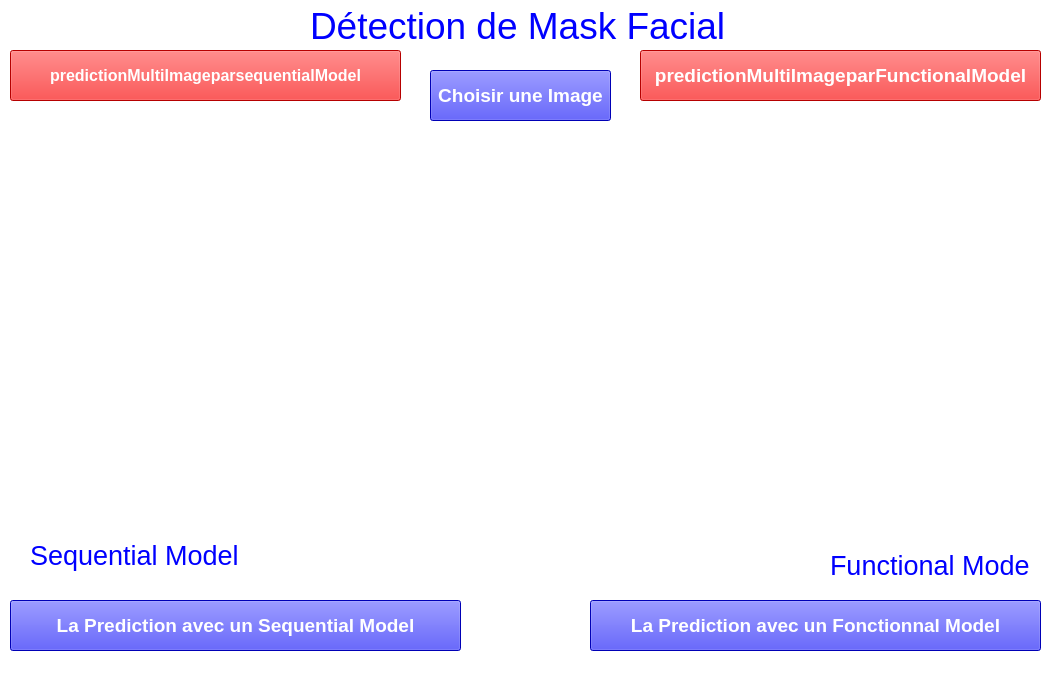
<?xml version="1.0" encoding="UTF-8"?>
<ui version="4.0">
 <class>Fp</class>
 <widget class="QMainWindow" name="Fp">
  <property name="geometry">
   <rect>
    <x>0</x>
    <y>0</y>
    <width>1050</width>
    <height>680</height>
   </rect>
  </property>
  <property name="palette">
   <palette>
    <active>
     <colorrole role="WindowText">
      <brush brushstyle="SolidPattern">
       <color alpha="255">
        <red>0</red>
        <green>0</green>
        <blue>255</blue>
       </color>
      </brush>
     </colorrole>
     <colorrole role="Button">
      <brush brushstyle="SolidPattern">
       <color alpha="255">
        <red>255</red>
        <green>255</green>
        <blue>255</blue>
       </color>
      </brush>
     </colorrole>
     <colorrole role="Light">
      <brush brushstyle="SolidPattern">
       <color alpha="255">
        <red>0</red>
        <green>0</green>
        <blue>0</blue>
       </color>
      </brush>
     </colorrole>
     <colorrole role="Midlight">
      <brush brushstyle="SolidPattern">
       <color alpha="255">
        <red>255</red>
        <green>255</green>
        <blue>255</blue>
       </color>
      </brush>
     </colorrole>
     <colorrole role="Base">
      <brush brushstyle="SolidPattern">
       <color alpha="255">
        <red>255</red>
        <green>255</green>
        <blue>255</blue>
       </color>
      </brush>
     </colorrole>
     <colorrole role="Window">
      <brush brushstyle="SolidPattern">
       <color alpha="255">
        <red>255</red>
        <green>255</green>
        <blue>255</blue>
       </color>
      </brush>
     </colorrole>
    </active>
    <inactive>
     <colorrole role="WindowText">
      <brush brushstyle="SolidPattern">
       <color alpha="255">
        <red>0</red>
        <green>0</green>
        <blue>255</blue>
       </color>
      </brush>
     </colorrole>
     <colorrole role="Button">
      <brush brushstyle="SolidPattern">
       <color alpha="255">
        <red>255</red>
        <green>255</green>
        <blue>255</blue>
       </color>
      </brush>
     </colorrole>
     <colorrole role="Light">
      <brush brushstyle="SolidPattern">
       <color alpha="255">
        <red>0</red>
        <green>0</green>
        <blue>0</blue>
       </color>
      </brush>
     </colorrole>
     <colorrole role="Midlight">
      <brush brushstyle="SolidPattern">
       <color alpha="255">
        <red>255</red>
        <green>255</green>
        <blue>255</blue>
       </color>
      </brush>
     </colorrole>
     <colorrole role="Base">
      <brush brushstyle="SolidPattern">
       <color alpha="255">
        <red>255</red>
        <green>255</green>
        <blue>255</blue>
       </color>
      </brush>
     </colorrole>
     <colorrole role="Window">
      <brush brushstyle="SolidPattern">
       <color alpha="255">
        <red>255</red>
        <green>255</green>
        <blue>255</blue>
       </color>
      </brush>
     </colorrole>
    </inactive>
    <disabled>
     <colorrole role="WindowText">
      <brush brushstyle="SolidPattern">
       <color alpha="255">
        <red>120</red>
        <green>120</green>
        <blue>120</blue>
       </color>
      </brush>
     </colorrole>
     <colorrole role="Button">
      <brush brushstyle="SolidPattern">
       <color alpha="255">
        <red>255</red>
        <green>255</green>
        <blue>255</blue>
       </color>
      </brush>
     </colorrole>
     <colorrole role="Light">
      <brush brushstyle="SolidPattern">
       <color alpha="255">
        <red>0</red>
        <green>0</green>
        <blue>0</blue>
       </color>
      </brush>
     </colorrole>
     <colorrole role="Midlight">
      <brush brushstyle="SolidPattern">
       <color alpha="255">
        <red>255</red>
        <green>255</green>
        <blue>255</blue>
       </color>
      </brush>
     </colorrole>
     <colorrole role="Base">
      <brush brushstyle="SolidPattern">
       <color alpha="255">
        <red>255</red>
        <green>255</green>
        <blue>255</blue>
       </color>
      </brush>
     </colorrole>
     <colorrole role="Window">
      <brush brushstyle="SolidPattern">
       <color alpha="255">
        <red>255</red>
        <green>255</green>
        <blue>255</blue>
       </color>
      </brush>
     </colorrole>
    </disabled>
   </palette>
  </property>
  <property name="windowTitle">
   <string notr="true">Détection de Masck Facial </string>
  </property>
  <widget class="QWidget" name="centralwidget">
   <widget class="QLabel" name="L1">
    <property name="geometry">
     <rect>
      <x>260</x>
      <y>490</y>
      <width>591</width>
      <height>91</height>
     </rect>
    </property>
    <property name="palette">
     <palette>
      <active>
       <colorrole role="Base">
        <brush brushstyle="SolidPattern">
         <color alpha="255">
          <red>255</red>
          <green>255</green>
          <blue>255</blue>
         </color>
        </brush>
       </colorrole>
       <colorrole role="Window">
        <brush brushstyle="SolidPattern">
         <color alpha="255">
          <red>170</red>
          <green>255</green>
          <blue>0</blue>
         </color>
        </brush>
       </colorrole>
      </active>
      <inactive>
       <colorrole role="Base">
        <brush brushstyle="SolidPattern">
         <color alpha="255">
          <red>255</red>
          <green>255</green>
          <blue>255</blue>
         </color>
        </brush>
       </colorrole>
       <colorrole role="Window">
        <brush brushstyle="SolidPattern">
         <color alpha="255">
          <red>170</red>
          <green>255</green>
          <blue>0</blue>
         </color>
        </brush>
       </colorrole>
      </inactive>
      <disabled>
       <colorrole role="Base">
        <brush brushstyle="SolidPattern">
         <color alpha="255">
          <red>170</red>
          <green>255</green>
          <blue>0</blue>
         </color>
        </brush>
       </colorrole>
       <colorrole role="Window">
        <brush brushstyle="SolidPattern">
         <color alpha="255">
          <red>170</red>
          <green>255</green>
          <blue>0</blue>
         </color>
        </brush>
       </colorrole>
      </disabled>
     </palette>
    </property>
    <property name="font">
     <font>
      <family>MS Reference Sans Serif</family>
      <pointsize>20</pointsize>
      <weight>75</weight>
      <italic>true</italic>
      <bold>true</bold>
      <strikeout>false</strikeout>
     </font>
    </property>
    <property name="layoutDirection">
     <enum>Qt::LeftToRight</enum>
    </property>
    <property name="text">
     <string/>
    </property>
   </widget>
   <widget class="QLabel" name="logo">
    <property name="geometry">
     <rect>
      <x>350</x>
      <y>130</y>
      <width>361</width>
      <height>321</height>
     </rect>
    </property>
    <property name="text">
     <string/>
    </property>
    <property name="pixmap">
     <pixmap>Mask.jpg</pixmap>
    </property>
    <property name="scaledContents">
     <bool>true</bool>
    </property>
   </widget>
   <widget class="QPushButton" name="Bt4">
    <property name="geometry">
     <rect>
     <x>10</x>
      <y>50</y>
      <width>391</width>
      <height>51</height>
     </rect>
    </property>
    <property name="palette">
     <palette>
      <active>
       <colorrole role="WindowText">
        <brush brushstyle="SolidPattern">
         <color alpha="255">
          <red>255</red>
          <green>255</green>
          <blue>255</blue>
         </color>
        </brush>
       </colorrole>
       <colorrole role="Button">
        <brush brushstyle="SolidPattern">
         <color alpha="255">
          <red>255</red>
          <green>0</green>
          <blue>0</blue>
         </color>
        </brush>
       </colorrole>
       <colorrole role="ButtonText">
        <brush brushstyle="SolidPattern">
         <color alpha="255">
          <red>255</red>
          <green>255</green>
          <blue>255</blue>
         </color>
        </brush>
       </colorrole>
       <colorrole role="Base">
        <brush brushstyle="SolidPattern">
         <color alpha="255">
          <red>255</red>
          <green>0</green>
          <blue>0</blue>
         </color>
        </brush>
       </colorrole>
       <colorrole role="Window">
        <brush brushstyle="SolidPattern">
         <color alpha="255">
          <red>255</red>
          <green>0</green>
          <blue>0</blue>
         </color>
        </brush>
       </colorrole>
      </active>
      <inactive>
       <colorrole role="WindowText">
        <brush brushstyle="SolidPattern">
         <color alpha="255">
          <red>255</red>
          <green>255</green>
          <blue>255</blue>
         </color>
        </brush>
       </colorrole>
       <colorrole role="Button">
        <brush brushstyle="SolidPattern">
         <color alpha="255">
          <red>255</red>
          <green>0</green>
          <blue>0</blue>
         </color>
        </brush>
       </colorrole>
       <colorrole role="ButtonText">
        <brush brushstyle="SolidPattern">
         <color alpha="255">
          <red>255</red>
          <green>255</green>
          <blue>255</blue>
         </color>
        </brush>
       </colorrole>
       <colorrole role="Base">
        <brush brushstyle="SolidPattern">
         <color alpha="255">
          <red>255</red>
          <green>0</green>
          <blue>0</blue>
         </color>
        </brush>
       </colorrole>
       <colorrole role="Window">
        <brush brushstyle="SolidPattern">
         <color alpha="255">
          <red>255</red>
          <green>0</green>
          <blue>0</blue>
         </color>
        </brush>
       </colorrole>
      </inactive>
      <disabled>
       <colorrole role="WindowText">
        <brush brushstyle="SolidPattern">
         <color alpha="255">
          <red>120</red>
          <green>120</green>
          <blue>120</blue>
         </color>
        </brush>
       </colorrole>
       <colorrole role="Button">
        <brush brushstyle="SolidPattern">
         <color alpha="255">
          <red>255</red>
          <green>0</green>
          <blue>0</blue>
         </color>
        </brush>
       </colorrole>
       <colorrole role="ButtonText">
        <brush brushstyle="SolidPattern">
         <color alpha="255">
          <red>120</red>
          <green>120</green>
          <blue>120</blue>
         </color>
        </brush>
       </colorrole>
       <colorrole role="Base">
        <brush brushstyle="SolidPattern">
         <color alpha="255">
          <red>255</red>
          <green>0</green>
          <blue>0</blue>
         </color>
        </brush>
       </colorrole>
       <colorrole role="Window">
        <brush brushstyle="SolidPattern">
         <color alpha="255">
          <red>255</red>
          <green>0</green>
          <blue>0</blue>
         </color>
        </brush>
       </colorrole>
      </disabled>
     </palette>
    </property>
    <property name="font">
     <font>
      <pointsize>12</pointsize>
      <weight>75</weight>
      <bold>true</bold>
     </font>
    </property>
    <property name="styleSheet">
     <string notr="true">background-color: rgb(255, 0, 0);</string>
    </property>
    <property name="text">
    <string>predictionMultiImageparsequentialModel</string>
    </property>
   </widget>
   <widget class="QPushButton" name="Bt1">
    <property name="geometry">
     <rect>
      <x>430</x>
      <y>70</y>
      <width>181</width>
      <height>51</height>
     </rect>
    </property>
    <property name="palette">
     <palette>
      <active>
       <colorrole role="WindowText">
        <brush brushstyle="SolidPattern">
         <color alpha="255">
          <red>255</red>
          <green>255</green>
          <blue>255</blue>
         </color>
        </brush>
       </colorrole>
       <colorrole role="Button">
        <brush brushstyle="SolidPattern">
         <color alpha="255">
          <red>0</red>
          <green>0</green>
          <blue>255</blue>
         </color>
        </brush>
       </colorrole>
       <colorrole role="ButtonText">
        <brush brushstyle="SolidPattern">
         <color alpha="255">
          <red>255</red>
          <green>255</green>
          <blue>255</blue>
         </color>
        </brush>
       </colorrole>
       <colorrole role="Base">
        <brush brushstyle="SolidPattern">
         <color alpha="255">
          <red>0</red>
          <green>0</green>
          <blue>255</blue>
         </color>
        </brush>
       </colorrole>
       <colorrole role="Window">
        <brush brushstyle="SolidPattern">
         <color alpha="255">
          <red>0</red>
          <green>0</green>
          <blue>255</blue>
         </color>
        </brush>
       </colorrole>
      </active>
      <inactive>
       <colorrole role="WindowText">
        <brush brushstyle="SolidPattern">
         <color alpha="255">
          <red>255</red>
          <green>255</green>
          <blue>255</blue>
         </color>
        </brush>
       </colorrole>
       <colorrole role="Button">
        <brush brushstyle="SolidPattern">
         <color alpha="255">
          <red>0</red>
          <green>0</green>
          <blue>255</blue>
         </color>
        </brush>
       </colorrole>
       <colorrole role="ButtonText">
        <brush brushstyle="SolidPattern">
         <color alpha="255">
          <red>255</red>
          <green>255</green>
          <blue>255</blue>
         </color>
        </brush>
       </colorrole>
       <colorrole role="Base">
        <brush brushstyle="SolidPattern">
         <color alpha="255">
          <red>0</red>
          <green>0</green>
          <blue>255</blue>
         </color>
        </brush>
       </colorrole>
       <colorrole role="Window">
        <brush brushstyle="SolidPattern">
         <color alpha="255">
          <red>0</red>
          <green>0</green>
          <blue>255</blue>
         </color>
        </brush>
       </colorrole>
      </inactive>
      <disabled>
       <colorrole role="WindowText">
        <brush brushstyle="SolidPattern">
         <color alpha="255">
          <red>120</red>
          <green>120</green>
          <blue>120</blue>
         </color>
        </brush>
       </colorrole>
       <colorrole role="Button">
        <brush brushstyle="SolidPattern">
         <color alpha="255">
          <red>0</red>
          <green>0</green>
          <blue>255</blue>
         </color>
        </brush>
       </colorrole>
       <colorrole role="ButtonText">
        <brush brushstyle="SolidPattern">
         <color alpha="255">
          <red>120</red>
          <green>120</green>
          <blue>120</blue>
         </color>
        </brush>
       </colorrole>
       <colorrole role="Base">
        <brush brushstyle="SolidPattern">
         <color alpha="255">
          <red>0</red>
          <green>0</green>
          <blue>255</blue>
         </color>
        </brush>
       </colorrole>
       <colorrole role="Window">
        <brush brushstyle="SolidPattern">
         <color alpha="255">
          <red>0</red>
          <green>0</green>
          <blue>255</blue>
         </color>
        </brush>
       </colorrole>
      </disabled>
     </palette>
    </property>
    <property name="font">
     <font>
      <pointsize>14</pointsize>
      <weight>75</weight>
      <bold>true</bold>
     </font>
    </property>
    <property name="styleSheet">
     <string notr="true">background-color: rgb(0, 0, 255);</string>
    </property>
    <property name="text">
     <string>Choisir une Image</string>
    </property>
   </widget>
   <widget class="QLabel" name="label">
    <property name="geometry">
     <rect>
      <x>310</x>
      <y>0</y>
      <width>421</width>
      <height>51</height>
     </rect>
    </property>
    <property name="font">
     <font>
      <pointsize>28</pointsize>
     </font>
    </property>
    <property name="text">
     <string>Détection de Mask Facial</string>
    </property>
   </widget>
   <widget class="QPushButton" name="Bt">
    <property name="geometry">
     <rect>
      <x>10</x>
      <y>600</y>
      <width>451</width>
      <height>51</height>
     </rect>
    </property>
    <property name="palette">
     <palette>
      <active>
       <colorrole role="Button">
        <brush brushstyle="SolidPattern">
         <color alpha="255">
          <red>0</red>
          <green>0</green>
          <blue>255</blue>
         </color>
        </brush>
       </colorrole>
       <colorrole role="ButtonText">
        <brush brushstyle="SolidPattern">
         <color alpha="255">
          <red>255</red>
          <green>255</green>
          <blue>255</blue>
         </color>
        </brush>
       </colorrole>
       <colorrole role="Base">
        <brush brushstyle="SolidPattern">
         <color alpha="255">
          <red>0</red>
          <green>0</green>
          <blue>255</blue>
         </color>
        </brush>
       </colorrole>
       <colorrole role="Window">
        <brush brushstyle="SolidPattern">
         <color alpha="255">
          <red>0</red>
          <green>0</green>
          <blue>255</blue>
         </color>
        </brush>
       </colorrole>
      </active>
      <inactive>
       <colorrole role="Button">
        <brush brushstyle="SolidPattern">
         <color alpha="255">
          <red>0</red>
          <green>0</green>
          <blue>255</blue>
         </color>
        </brush>
       </colorrole>
       <colorrole role="ButtonText">
        <brush brushstyle="SolidPattern">
         <color alpha="255">
          <red>255</red>
          <green>255</green>
          <blue>255</blue>
         </color>
        </brush>
       </colorrole>
       <colorrole role="Base">
        <brush brushstyle="SolidPattern">
         <color alpha="255">
          <red>0</red>
          <green>0</green>
          <blue>255</blue>
         </color>
        </brush>
       </colorrole>
       <colorrole role="Window">
        <brush brushstyle="SolidPattern">
         <color alpha="255">
          <red>0</red>
          <green>0</green>
          <blue>255</blue>
         </color>
        </brush>
       </colorrole>
      </inactive>
      <disabled>
       <colorrole role="Button">
        <brush brushstyle="SolidPattern">
         <color alpha="255">
          <red>0</red>
          <green>0</green>
          <blue>255</blue>
         </color>
        </brush>
       </colorrole>
       <colorrole role="ButtonText">
        <brush brushstyle="SolidPattern">
         <color alpha="255">
          <red>120</red>
          <green>120</green>
          <blue>120</blue>
         </color>
        </brush>
       </colorrole>
       <colorrole role="Base">
        <brush brushstyle="SolidPattern">
         <color alpha="255">
          <red>0</red>
          <green>0</green>
          <blue>255</blue>
         </color>
        </brush>
       </colorrole>
       <colorrole role="Window">
        <brush brushstyle="SolidPattern">
         <color alpha="255">
          <red>0</red>
          <green>0</green>
          <blue>255</blue>
         </color>
        </brush>
       </colorrole>
      </disabled>
     </palette>
    </property>
    <property name="font">
     <font>
      <pointsize>14</pointsize>
      <weight>75</weight>
      <bold>true</bold>
     </font>
    </property>
    <property name="styleSheet">
     <string notr="true">background-color: rgb(0, 0, 255);</string>
    </property>
    <property name="text">
    <string>La Prediction avec un Sequential Model</string>
    </property>
   </widget>
   <widget class="QPushButton" name="Bt3">
    <property name="geometry">
     <rect>
      <x>590</x>
      <y>600</y>
      <width>451</width>
      <height>51</height>
     </rect>
    </property>
    <property name="palette">
     <palette>
      <active>
       <colorrole role="Button">
        <brush brushstyle="SolidPattern">
         <color alpha="255">
          <red>0</red>
          <green>0</green>
          <blue>255</blue>
         </color>
        </brush>
       </colorrole>
       <colorrole role="ButtonText">
        <brush brushstyle="SolidPattern">
         <color alpha="255">
          <red>255</red>
          <green>255</green>
          <blue>255</blue>
         </color>
        </brush>
       </colorrole>
       <colorrole role="Base">
        <brush brushstyle="SolidPattern">
         <color alpha="255">
          <red>0</red>
          <green>0</green>
          <blue>255</blue>
         </color>
        </brush>
       </colorrole>
       <colorrole role="Window">
        <brush brushstyle="SolidPattern">
        <color alpha="255">
          <red>0</red>
          <green>0</green>
          <blue>255</blue>
         </color>
        </brush>
       </colorrole>
      </active>
      <inactive>
       <colorrole role="Button">
        <brush brushstyle="SolidPattern">
         <color alpha="255">
          <red>0</red>
          <green>0</green>
          <blue>255</blue>
         </color>
        </brush>
       </colorrole>
       <colorrole role="ButtonText">
        <brush brushstyle="SolidPattern">
         <color alpha="255">
          <red>255</red>
          <green>255</green>
          <blue>255</blue>
         </color>
        </brush>
       </colorrole>
       <colorrole role="Base">
        <brush brushstyle="SolidPattern">
         <color alpha="255">
          <red>0</red>
          <green>0</green>
          <blue>255</blue>
         </color>
        </brush>
       </colorrole>
       <colorrole role="Window">
        <brush brushstyle="SolidPattern">
         <color alpha="255">
          <red>0</red>
          <green>0</green>
          <blue>255</blue>
         </color>
        </brush>
       </colorrole>
      </inactive>
      <disabled>
       <colorrole role="Button">
        <brush brushstyle="SolidPattern">
         <color alpha="255">
          <red>0</red>
          <green>0</green>
          <blue>255</blue>
         </color>
        </brush>
       </colorrole>
       <colorrole role="ButtonText">
        <brush brushstyle="SolidPattern">
         <color alpha="255">
          <red>120</red>
          <green>120</green>
          <blue>120</blue>
         </color>
        </brush>
       </colorrole>
       <colorrole role="Base">
        <brush brushstyle="SolidPattern">
         <color alpha="255">
          <red>0</red>
          <green>0</green>
          <blue>255</blue>
         </color>
        </brush>
       </colorrole>
       <colorrole role="Window">
        <brush brushstyle="SolidPattern">
         <color alpha="255">
          <red>0</red>
          <green>0</green>
          <blue>255</blue>
         </color>
        </brush>
       </colorrole>
      </disabled>
     </palette>
    </property>
    <property name="font">
     <font>
      <pointsize>14</pointsize>
      <weight>75</weight>
      <bold>true</bold>
     </font>
    </property>
    <property name="styleSheet">
     <string notr="true">background-color: rgb(0, 0, 255);</string>
    </property>
    <property name="text">
     <string>La Prediction avec un Fonctionnal Model</string>
    </property>
   </widget>
   <widget class="QLabel" name="functional">
    <property name="geometry">
     <rect>
     <x>750</x>
      <y>100</y>
      <width>291</width>
      <height>371</height>
     </rect>
    </property>
    <property name="text">
     <string/>
    </property>
    <property name="pixmap">
     <pixmap>functional.jpg</pixmap>
    </property>
    <property name="scaledContents">
     <bool>true</bool>
    </property>
   </widget>
   <widget class="QLabel" name="sequential">
    <property name="geometry">
     <rect>
      <x>10</x>
      <y>100</y>
      <width>301</width>
      <height>381</height>
     </rect>
    </property>
    <property name="text">
     <string/>
    </property>
    <property name="pixmap">
     <pixmap>sequential.jpg</pixmap>
    </property>
    <property name="scaledContents">
     <bool>true</bool>
    </property>
   </widget>
   <widget class="QLabel" name="label_2">
    <property name="geometry">
     <rect>
     <x>830</x>
      <y>540</y>
      <width>201</width>
      <height>51</height>
     </rect>
    </property>
    <property name="font">
     <font>
      <pointsize>20</pointsize>
     </font>
    </property>
    <property name="text">
     <string>Functional Model</string>
    </property>
   </widget>
   <widget class="QLabel" name="label_3">
    <property name="geometry">
     <rect>
     <x>30</x>
      <y>530</y>
      <width>231</width>
      <height>51</height>
     </rect>
    </property>
    <property name="font">
     <font>
      <pointsize>20</pointsize>
     </font>
    </property>
    <property name="text">
     <string>Sequential Model</string>
    </property>
   </widget>
   <widget class="QLabel" name="label_sequential">
    <property name="geometry">
     <rect>
      <x>10</x>
      <y>480</y>
      <width>361</width>
      <height>51</height>
     </rect>
    </property>
    <property name="font">
     <font>
      <pointsize>15</pointsize>
     </font>
    </property>
    <property name="text">
     <string/>
    </property>
   </widget>
   <widget class="QLabel" name="label_functional">
    <property name="geometry">
     <rect>
      <x>710</x>
      <y>480</y>
      <width>331</width>
      <height>51</height>
     </rect>
    </property>
    <property name="font">
     <font>
      <pointsize>15</pointsize>
     </font>
    </property>
    <property name="styleSheet">
     <string notr="true"/>
    </property>
    <property name="text">
     <string/>
    </property>
   </widget>
   <widget class="QPushButton" name="Bt2">
    <property name="geometry">
     <rect>
      <x>640</x>
      <y>50</y>
      <width>401</width>
      <height>51</height>
     </rect>
    </property>
    <property name="palette">
     <palette>
      <active>
       <colorrole role="WindowText">
        <brush brushstyle="SolidPattern">
         <color alpha="255">
          <red>255</red>
          <green>255</green>
          <blue>255</blue>
         </color>
        </brush>
       </colorrole>
       <colorrole role="Button">
        <brush brushstyle="SolidPattern">
         <color alpha="255">
          <red>255</red>
          <green>0</green>
          <blue>0</blue>
         </color>
        </brush>
       </colorrole>
       <colorrole role="ButtonText">
        <brush brushstyle="SolidPattern">
         <color alpha="255">
          <red>255</red>
          <green>255</green>
          <blue>255</blue>
         </color>
        </brush>
       </colorrole>
       <colorrole role="Base">
        <brush brushstyle="SolidPattern">
         <color alpha="255">
          <red>255</red>
          <green>0</green>
          <blue>0</blue>
         </color>
        </brush>
       </colorrole>
       <colorrole role="Window">
        <brush brushstyle="SolidPattern">
         <color alpha="255">
          <red>255</red>
          <green>0</green>
          <blue>0</blue>
         </color>
        </brush>
       </colorrole>
      </active>
      <inactive>
       <colorrole role="WindowText">
        <brush brushstyle="SolidPattern">
         <color alpha="255">
          <red>255</red>
          <green>255</green>
          <blue>255</blue>
         </color>
        </brush>
       </colorrole>
       <colorrole role="Button">
        <brush brushstyle="SolidPattern">
         <color alpha="255">
          <red>255</red>
          <green>0</green>
          <blue>0</blue>
         </color>
        </brush>
       </colorrole>
       <colorrole role="ButtonText">
        <brush brushstyle="SolidPattern">
         <color alpha="255">
          <red>255</red>
          <green>255</green>
          <blue>255</blue>
         </color>
        </brush>
       </colorrole>
       <colorrole role="Base">
        <brush brushstyle="SolidPattern">
         <color alpha="255">
          <red>255</red>
          <green>0</green>
          <blue>0</blue>
         </color>
        </brush>
       </colorrole>
       <colorrole role="Window">
        <brush brushstyle="SolidPattern">
         <color alpha="255">
          <red>255</red>
          <green>0</green>
          <blue>0</blue>
         </color>
        </brush>
       </colorrole>
      </inactive>
      <disabled>
       <colorrole role="WindowText">
        <brush brushstyle="SolidPattern">
         <color alpha="255">
          <red>120</red>
          <green>120</green>
          <blue>120</blue>
         </color>
        </brush>
       </colorrole>
       <colorrole role="Button">
        <brush brushstyle="SolidPattern">
         <color alpha="255">
          <red>255</red>
          <green>0</green>
          <blue>0</blue>
         </color>
        </brush>
       </colorrole>
       <colorrole role="ButtonText">
        <brush brushstyle="SolidPattern">
         <color alpha="255">
          <red>120</red>
          <green>120</green>
          <blue>120</blue>
         </color>
        </brush>
       </colorrole>
       <colorrole role="Base">
        <brush brushstyle="SolidPattern">
         <color alpha="255">
          <red>255</red>
          <green>0</green>
          <blue>0</blue>
         </color>
        </brush>
       </colorrole>
       <colorrole role="Window">
        <brush brushstyle="SolidPattern">
         <color alpha="255">
          <red>255</red>
          <green>0</green>
          <blue>0</blue>
         </color>
        </brush>
       </colorrole>
      </disabled>
     </palette>
    </property>
    <property name="font">
     <font>
      <pointsize>14</pointsize>
      <weight>75</weight>
      <bold>true</bold>
     </font>
    </property>
    <property name="styleSheet">
     <string notr="true">background-color: rgb(255, 0, 0);</string>
    </property>
    <property name="text">
     <string>predictionMultiImageparFunctionalModel</string>
    </property>
   </widget>
  </widget>
 </widget>
 <resources/>
 <connections/>
</ui>
